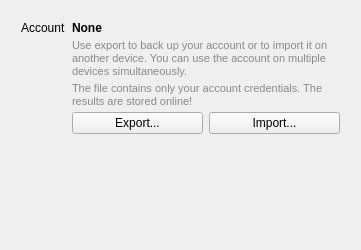
<?xml version="1.0" encoding="UTF-8"?>
<ui version="4.0">
 <class>AccountWidget</class>
 <widget class="QWidget" name="AccountWidget">
  <property name="geometry">
   <rect>
    <x>0</x>
    <y>0</y>
    <width>361</width>
    <height>250</height>
   </rect>
  </property>
  <property name="minimumSize">
   <size>
    <width>0</width>
    <height>180</height>
   </size>
  </property>
  <property name="windowTitle">
   <string>Form</string>
  </property>
  <property name="styleSheet">
   <string notr="true">QLabel#importExportDescription,
QLabel#importExportDescription2 {
	font-size: 11px;
	color: #898989;
}</string>
  </property>
  <layout class="QHBoxLayout" name="horizontalLayout">
   <item>
    <layout class="QFormLayout" name="formLayout">
     <property name="sizeConstraint">
      <enum>QLayout::SetDefaultConstraint</enum>
     </property>
     <property name="fieldGrowthPolicy">
      <enum>QFormLayout::AllNonFixedFieldsGrow</enum>
     </property>
     <property name="rowWrapPolicy">
      <enum>QFormLayout::DontWrapRows</enum>
     </property>
     <property name="verticalSpacing">
      <number>4</number>
     </property>
     <property name="leftMargin">
      <number>10</number>
     </property>
     <property name="topMargin">
      <number>10</number>
     </property>
     <property name="rightMargin">
      <number>10</number>
     </property>
     <property name="bottomMargin">
      <number>10</number>
     </property>
     <item row="0" column="0">
      <widget class="QLabel" name="label">
       <property name="text">
        <string>Account</string>
       </property>
      </widget>
     </item>
     <item row="0" column="1">
      <widget class="QLabel" name="account">
       <property name="font">
        <font>
         <weight>75</weight>
         <bold>true</bold>
        </font>
       </property>
       <property name="text">
        <string>None</string>
       </property>
      </widget>
     </item>
     <item row="3" column="1">
      <layout class="QHBoxLayout" name="horizontalLayout_2">
       <property name="spacing">
        <number>6</number>
       </property>
       <property name="sizeConstraint">
        <enum>QLayout::SetDefaultConstraint</enum>
       </property>
       <property name="leftMargin">
        <number>0</number>
       </property>
       <property name="bottomMargin">
        <number>0</number>
       </property>
       <item>
        <widget class="QPushButton" name="exportAccountButton">
         <property name="text">
          <string>Export...</string>
         </property>
         <property name="autoDefault">
          <bool>false</bool>
         </property>
        </widget>
       </item>
       <item>
        <widget class="QPushButton" name="importAccountButton">
         <property name="text">
          <string>Import...</string>
         </property>
         <property name="autoDefault">
          <bool>false</bool>
         </property>
        </widget>
       </item>
      </layout>
     </item>
     <item row="1" column="1">
      <widget class="QLabel" name="importExportDescription">
       <property name="text">
        <string>Use export to back up your account or to import it on another device. You can use the account on multiple devices simultaneously. </string>
       </property>
       <property name="wordWrap">
        <bool>true</bool>
       </property>
      </widget>
     </item>
     <item row="2" column="1">
      <widget class="QLabel" name="importExportDescription2">
       <property name="text">
        <string>The file contains only your account credentials. The results are stored online!</string>
       </property>
       <property name="wordWrap">
        <bool>true</bool>
       </property>
      </widget>
     </item>
    </layout>
   </item>
  </layout>
 </widget>
 <resources/>
 <connections/>
</ui>
